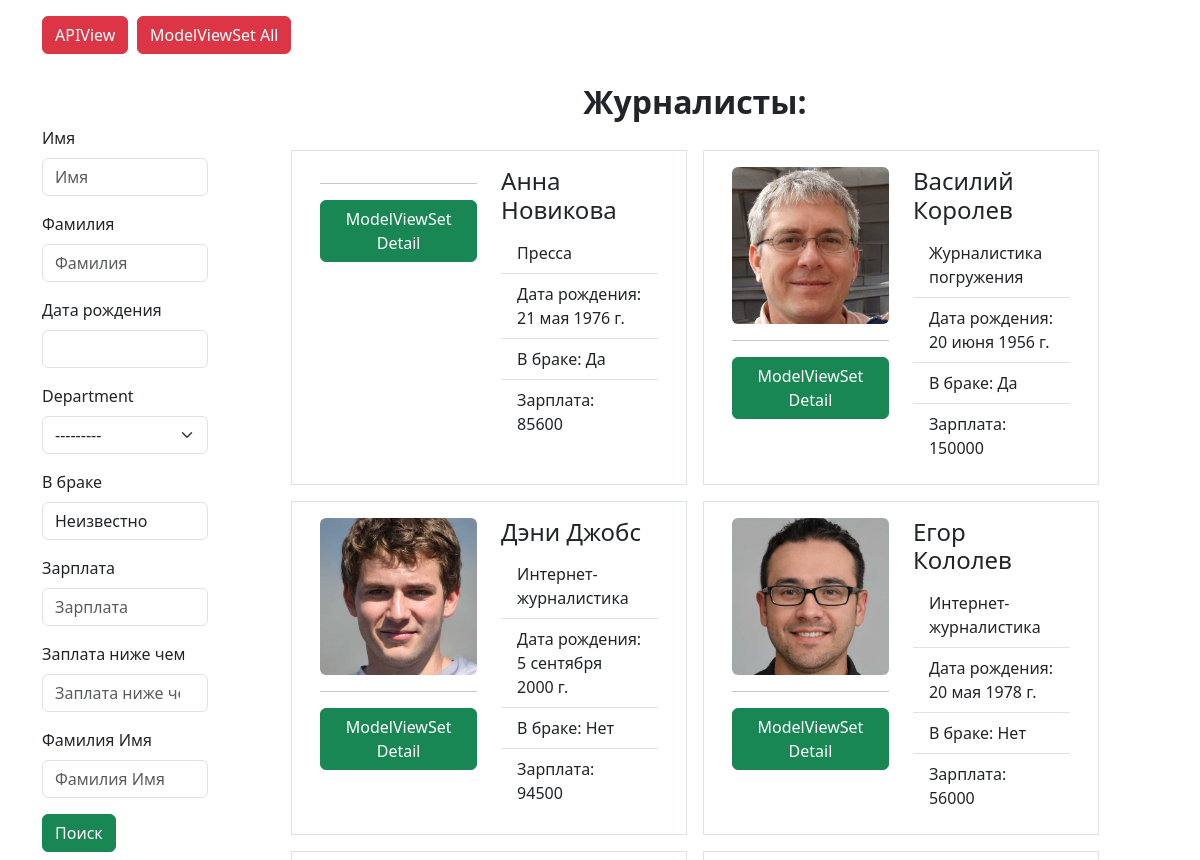
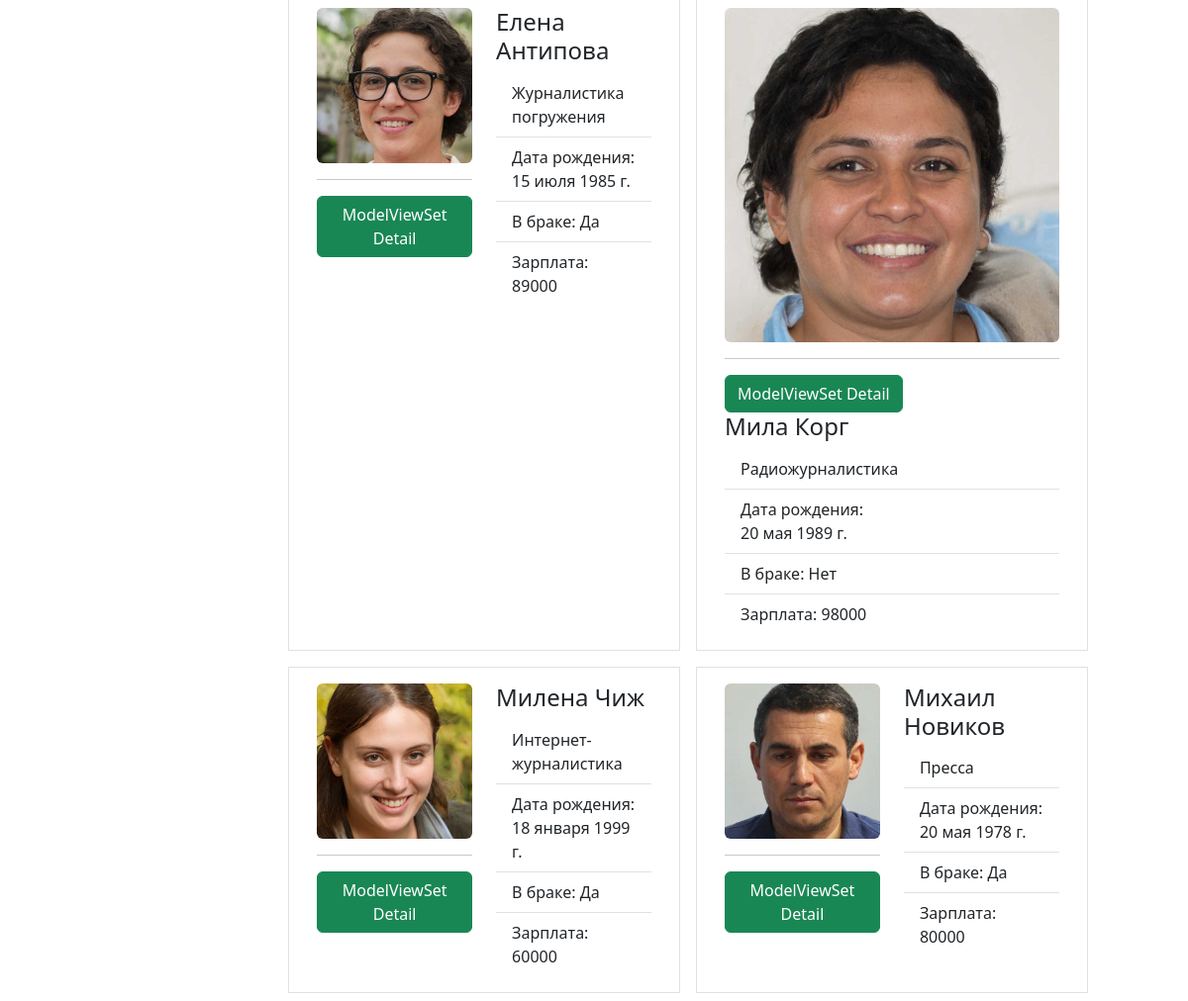
The page / on the database its author committed (2 pictures, top to bottom).
### journalists/models.py (models this page shows, shortened)
class Journalist(models.Model):
    first_name = models.CharField(max_length=50, verbose_name='Имя')
    last_name = models.CharField(max_length=50, verbose_name='Фамилия')
    birthday = models.DateField(verbose_name='Дата рождения')
    department = models.ForeignKey(
        Department,
        on_delete=models.SET_DEFAULT,
        default='Без отдела',
        related_name='journalist'
    )
    photo = models.ImageField(
        upload_to='images/',
        verbose_name='Фото',
        null=True,
        blank=True
    )
    is_married = models.BooleanField(default=False, verbose_name='В браке')
    salary = models.SmallIntegerField(verbose_name='Зарплата')
    class Meta:
        ordering = ['first_name', 'last_name']
        verbose_name = 'Журналист'
        verbose_name_plural = 'Журналисты'
    def __str__(self):
        return f'{self.first_name} {self.last_name}'

class Department(models.Model):
    title = models.CharField(max_length=150, verbose_name='Отдел')
    slug = models.SlugField(verbose_name='Слаг', editable=False)
    class Meta:
        ordering = ['title']
        verbose_name = 'Отдел'
        verbose_name_plural = 'Отделы'
    def __str__(self):
        return self.title

### journalists/views.py (the view)
# urls.py: path('', views.Index.as_view(), name='index'),
class Index(ListView):
    template_name = 'journalists/index.html'
    context_object_name = 'journalists'
    model = models.Journalist
    def get_filters(self):
        return filters.Journalist(self.request.GET)
    def get_queryset(self):
        return self.get_filters().qs
    def get_context_data(self, **kwargs):
        context = super().get_context_data()
        context['filters'] = self.get_filters()
        return context

### journalists/templates/journalists/index.html (shortened to what this page needs)
{% extends 'base.html' %}
{% load bootstrap5 %}
{% block content %}
<div class="row mt-4">
    <div class="col-md-2 mt-5">
        <form method="get">
            {% bootstrap_form filters.form %}
            <input type="submit" value="Поиск" class="btn btn-success">
        </form>
    </div>
<div class="col">
    <div class="row justify-content-center">
        <div class="text-center fw-bold fs-2 mb-3">Журналисты:</div>
        {% for journalist in journalists %}
            <div class="col-md-5 border my-2 mx-2">
                <div class="row p-3">
                    <div class="col">
                        {% if journalist.photo %}
                            <img src="{{ journalist.photo.url }}" alt="" class="img-fluid rounded">
                        {% endif %}
                        <hr>
                        <div><a href="{% url 'journalists:journalists_model-detail' journalist.pk %}" class="btn btn-success">ModelViewSet Detail</a></div>
                    </div>
                    <div class="col">
                        <h2 class="fs-4">{{journalist}}</h2>
                        <ul class="list-group list-group-flush">
                            <li class="list-group-item">{{journalist.department}}</li>
                            <li class="list-group-item">Дата рождения: <br>{{journalist.birthday}}</li>
                            <li class="list-group-item">В браке: {% if journalist.is_married %} Да {% else %} Нет {% endif %}</li>
                            <li class="list-group-item">Зарплата: {{journalist.salary}}</li>
                        </ul>
                    </div>
                </div>
            </div>
        {% endfor %}
    </div>
</div>
</div>
{% endblock %}

### journalists/templates/base.html (shortened to what this page needs)
<!DOCTYPE html>
<html lang="en">
<head>
    {% load bootstrap5 %}
    {% bootstrap_css %}
</head>
<body>
    <div class="container">
        <div class="row pt-3">
            <div class="col-md-1"><a href="{% url 'journalists:journalists_api' %}" class="btn btn-danger">APIView</a></div>
            <div class="col-md-2"><a href="{% url 'journalists:journalists_model-list' %}" class="btn btn-danger">ModelViewSet All</a></div>
        </div>
        <div class="inner">
            {% block content %}
            {% endblock %}
        </div>
    </div>
</body>
</html>

### rows shown on the page
Journalist: first_name+last_name "Анна Новикова", department "Пресса", birthday "21 мая 1976 г.", is_married "Да", salary "85600"
Journalist: photo (picture), first_name+last_name "Василий Королев", department "Журналистика погружения", birthday "20 июня 1956 г.", is_married "Да", salary "150000"
Journalist: photo (picture), first_name+last_name "Дэни Джобс", department "Интернет-журналистика", birthday "5 сентября 2000 г.", is_married "Нет", salary "94500"
Journalist: photo (picture), first_name+last_name "Егор Кололев", department "Интернет-журналистика", birthday "20 мая 1978 г.", is_married "Нет", salary "56000"
Journalist: photo (picture), first_name+last_name "Елена Антипова", department "Журналистика погружения", birthday "15 июля 1985 г.", is_married "Да", salary "89000"
Journalist: photo (picture), first_name+last_name "Мила Корг", department "Радиожурналистика", birthday "20 мая 1989 г.", is_married "Нет", salary "98000"
Journalist: photo (picture), first_name+last_name "Милена Чиж", department "Интернет-журналистика", birthday "18 января 1999 г.", is_married "Да", salary "60000"
Journalist: photo (picture), first_name+last_name "Михаил Новиков", department "Пресса", birthday "20 мая 1978 г.", is_married "Да", salary "80000"
